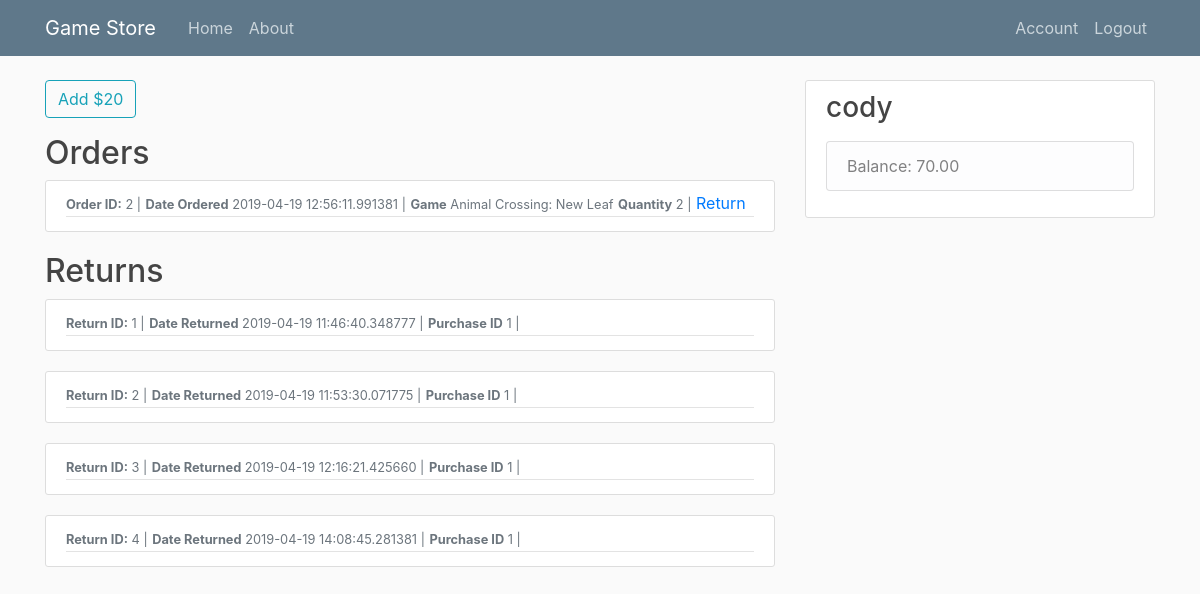
The app's page /account (signed in), older data.
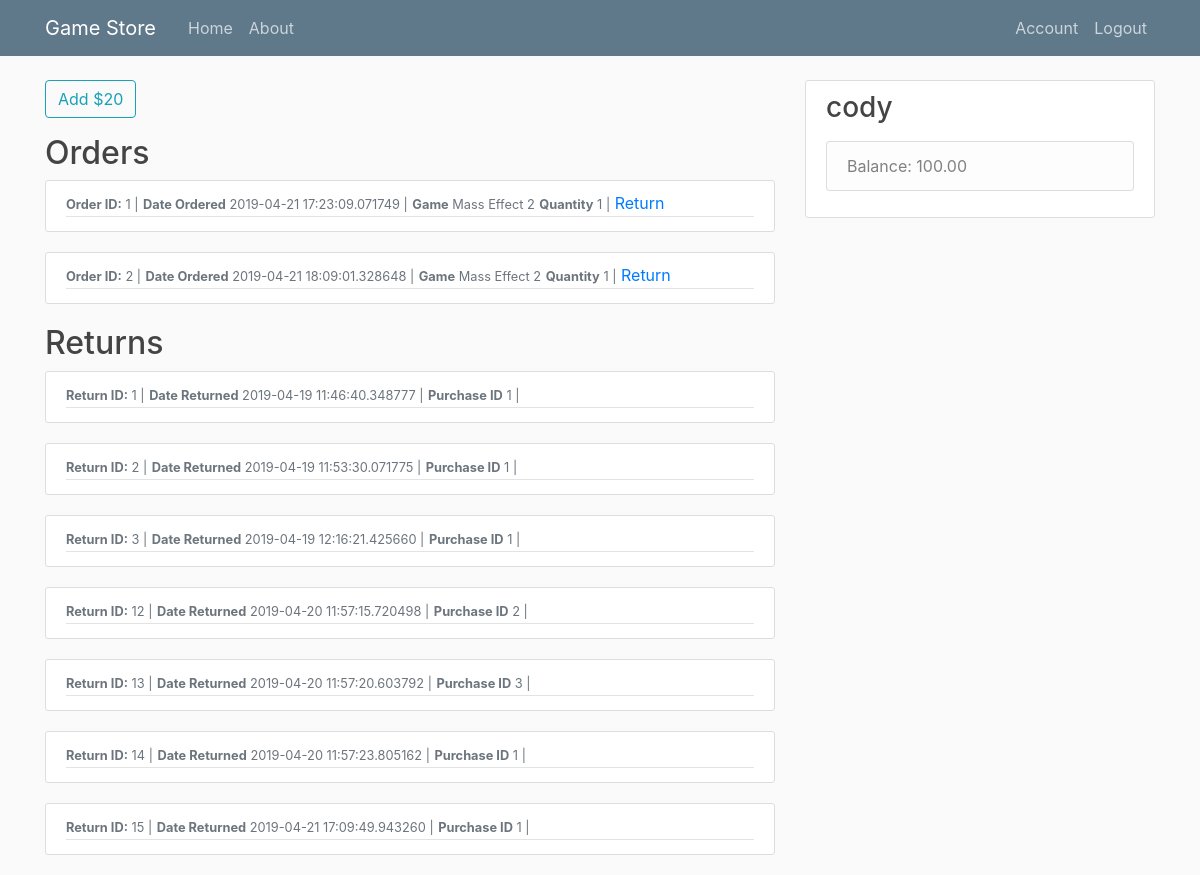
The same page, newer data.
### game_store/models.py (models this page shows, shortened)
class Purchase(db.Model):
    id = db.Column(db.Integer, primary_key=True)
    customer_id = db.Column(db.Integer, db.ForeignKey('customer.id'))
    date = db.Column(db.DateTime, nullable=False)
    game_id = db.Column(db.Integer, db.ForeignKey('game.id'))
    qty = db.Column(db.Integer)

class Game(db.Model):
    id = db.Column(db.Integer, primary_key=True)
    game_name = db.Column(db.String(50), nullable=False)
    genre = db.Column(db.String(50), nullable=False)
    release_date = db.Column(db.Date, nullable=False)
    price = db.Column(db.Numeric(4, 2), nullable=False)
    description = db.Column(db.String(200), nullable=False)
    publisher_id = db.Column(db.Integer, db.ForeignKey('publisher.id'))
    runs = db.relationship("Run", cascade="all, delete-orphan")

class Return(db.Model):
    id = db.Column(db.Integer, primary_key=True)
    customer_id = db.Column(db.Integer, db.ForeignKey('customer.id'), nullable=False)
    date = db.Column(db.DateTime, nullable=False)
    purchase_id = db.Column(db.Integer, db.ForeignKey('purchase.id'), nullable=False)

class Customer(db.Model, UserMixin):
    id = db.Column(db.Integer, primary_key=True)
    username = db.Column(db.String(20), unique=True, nullable=False)
    email = db.Column(db.String(120), unique=True, nullable=False)
    password = db.Column(db.String(60), nullable=False)
    balance = db.Column(db.Numeric(4, 2))
    orders = db.relationship("Purchase", cascade="all, delete-orphan")
    returns = db.relationship("Return", cascade="all, delete-orphan")
    __table_args__ = (
        CheckConstraint(balance >= 0, name='check_bar_positive'),
        {})

### game_store/routes.py (the view)
@app.route("/account", methods=['GET', 'POST'])
@login_required
def account():
    form = AddMoneyForm()
    if form.validate_on_submit():
        current_user.balance += 20
        db.session.commit()
        return redirect(url_for('account'))
    orders = Purchase.query.all()
    games = Game.query.all()
    returns = Return.query.all()
    return render_template('account.html', orders=orders, games=games, returns=returns, form=form)

### game_store/forms.py
class AddMoneyForm(FlaskForm):
    submit = SubmitField('Add $20')

### game_store/models.py (called while the page is built)
@login_manager.user_loader
def load_user(user_id):
    return Customer.query.get(int(user_id))

### game_store/templates/account.html (shortened to what this page needs)
{% extends "layout.html" %}
{% block content %}
<form method="POST" action="">
    <div class="form-group">
        {{ form.submit(class="btn btn-outline-info") }}
    </div>
</form>
<h2>Orders</h2>
    {% for order in orders %}
        {% if order.customer_id == current_user.id %}
            <article class="media content-section">
              <div class="media-body">
                    <div class="article-metadata">
                        <small class="text-muted"><strong>Order ID:</strong>      {{ order.id }}     |</small>
                        <small class="text-muted"><strong>Date Ordered</strong>      {{ order.date }}     |</small>
                        {% for game in games %}
                            {% if game.id == order.game_id %}
                                <small class="text-muted"><strong>Game</strong>   {{ game.game_name }}</small>
                            {% endif %}
                        {% endfor %}
                        <small class="text-muted"><strong>Quantity</strong>      {{ order.qty }}    |</small>
                        <a class="mr-2" href="{{ url_for('returns', selected_purchase=order.id) }}">Return</a>
                    </div>
              </div>
            </article>
        {% endif %}
    {% endfor %}
<h2>Returns</h2>
    {% for return in returns %}
        {% if return.customer_id == current_user.id %}
            <article class="media content-section">
              <div class="media-body">
                    <div class="article-metadata">
                        <small class="text-muted"><strong>Return ID:</strong>      {{ return.id }}     |</small>
                        <small class="text-muted"><strong>Date Returned</strong>      {{ return.date }}     |</small>
                        <small class="text-muted"><strong>Purchase ID</strong>      {{ return.purchase_id }}    |</small>
                    </div>
              </div>
            </article>
        {% endif %}
    {% endfor %}
{% endblock content %}

### game_store/templates/layout.html (shortened to what this page needs)
<!DOCTYPE html>
<html>
<head>
    <link rel="stylesheet" href="https://maxcdn.bootstrapcdn.com/bootstrap/4.0.0/css/bootstrap.min.css">
    <link rel="stylesheet" type="text/css" href="{{ url_for('static', filename='main.css') }}">
</head>
<body>
    <header class="site-header">
      <nav class="navbar navbar-expand-md navbar-dark bg-steel fixed-top">
        <div class="container">
          <a class="navbar-brand mr-4" href="/">Game Store</a>
          <div class="collapse navbar-collapse" id="navbarToggle">
            <div class="navbar-nav mr-auto">
              <a class="nav-item nav-link" href="{{ url_for('home') }}">Home</a>
              <a class="nav-item nav-link" href="{{ url_for('about') }}">About</a>
            </div>
            <div class="navbar-nav">
              {% if current_user.is_authenticated %}
                <a class="nav-item nav-link" href="{{ url_for('account') }}">Account</a>
                <a class="nav-item nav-link" href="{{ url_for('logout') }}">Logout</a>
              {% else %}
                <a class="nav-item nav-link" href="{{ url_for('login') }}">Login</a>
                <a class="nav-item nav-link" href="{{ url_for('register') }}">Register</a>
              {% endif %}
            </div>
          </div>
        </div>
      </nav>
    </header>
    <main role="main" class="container">
      <div class="row">
        <div class="col-md-8">
          {% block content %}{% endblock %}
        </div>
        <div class="col-md-4">
          <div class="content-section">
            <h3>{{ current_user.username }}</h3>
            <p class='text-muted'>
              <ul class="list-group">
                <li class="list-group-item list-group-item-light">Balance: {{ current_user.balance }}</li>
              </ul>
            </p>
          </div>
        </div>
      </div>
    </main>
</body>
</html>

### game_store/static/main.css (style rules this page uses)
body { background: #fafafa; color: #333333; margin-top: 5rem; }
h1, h2, h3, h4, h5, h6 { color: #444444; }
.bg-steel { background-color: #5f788a; }
.site-header .navbar-nav .nav-link { color: #cbd5db; }
.content-section { background: #ffffff; padding: 10px 20px; border: 1px solid #dddddd; border-radius: 3px; margin-bottom: 20px; }
.article-metadata { padding-bottom: 1px; margin-bottom: 4px; border-bottom: 1px solid #e3e3e3 }

Row changes from the older to the newer data that the page shows:
no longer on this page (row edited): Return: id "4", date "2019-04-19 14:08:45.281381", purchase_id "1"
added Purchase: id "1", date "2019-04-21 17:23:09.071749", qty "1"
now on this page (row edited): Game: game_name "Mass Effect 2"
changed Purchase id 2: loses Game (game_name "Animal Crossing: New Leaf"); date "2019-04-19 12:56:11.991381" → "2019-04-21 18:09:01.328648"; qty "2" → "1"
added Return: id "12", date "2019-04-20 11:57:15.720498", purchase_id "2"
added Return: id "13", date "2019-04-20 11:57:20.603792", purchase_id "3"
added Return: id "14", date "2019-04-20 11:57:23.805162", purchase_id "1"
added Return: id "15", date "2019-04-21 17:09:49.943260", purchase_id "1"
changed Customer "cody": balance "70.00" → "100.00"
